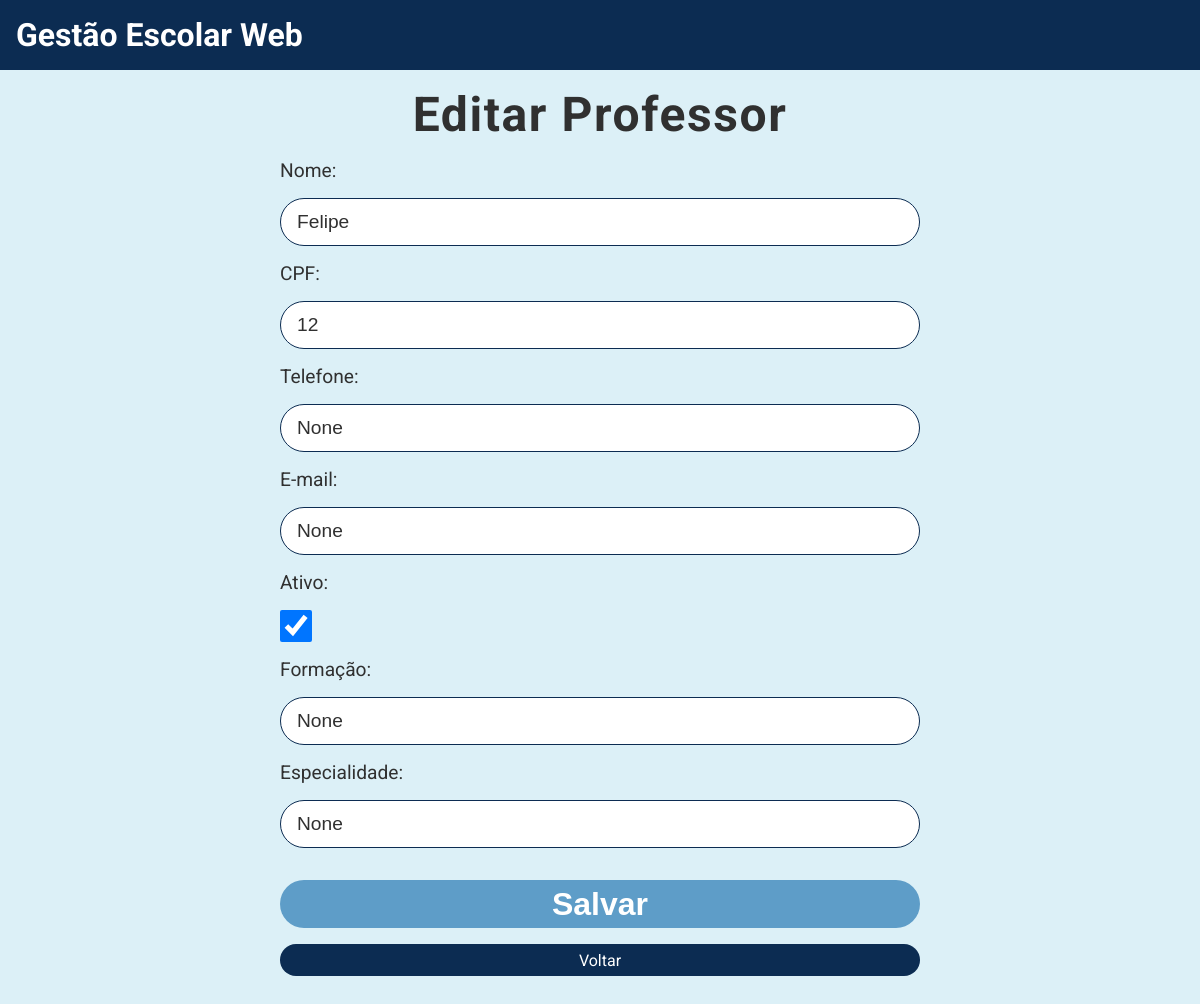
Page /editar/professor/6 on the earlier database version.
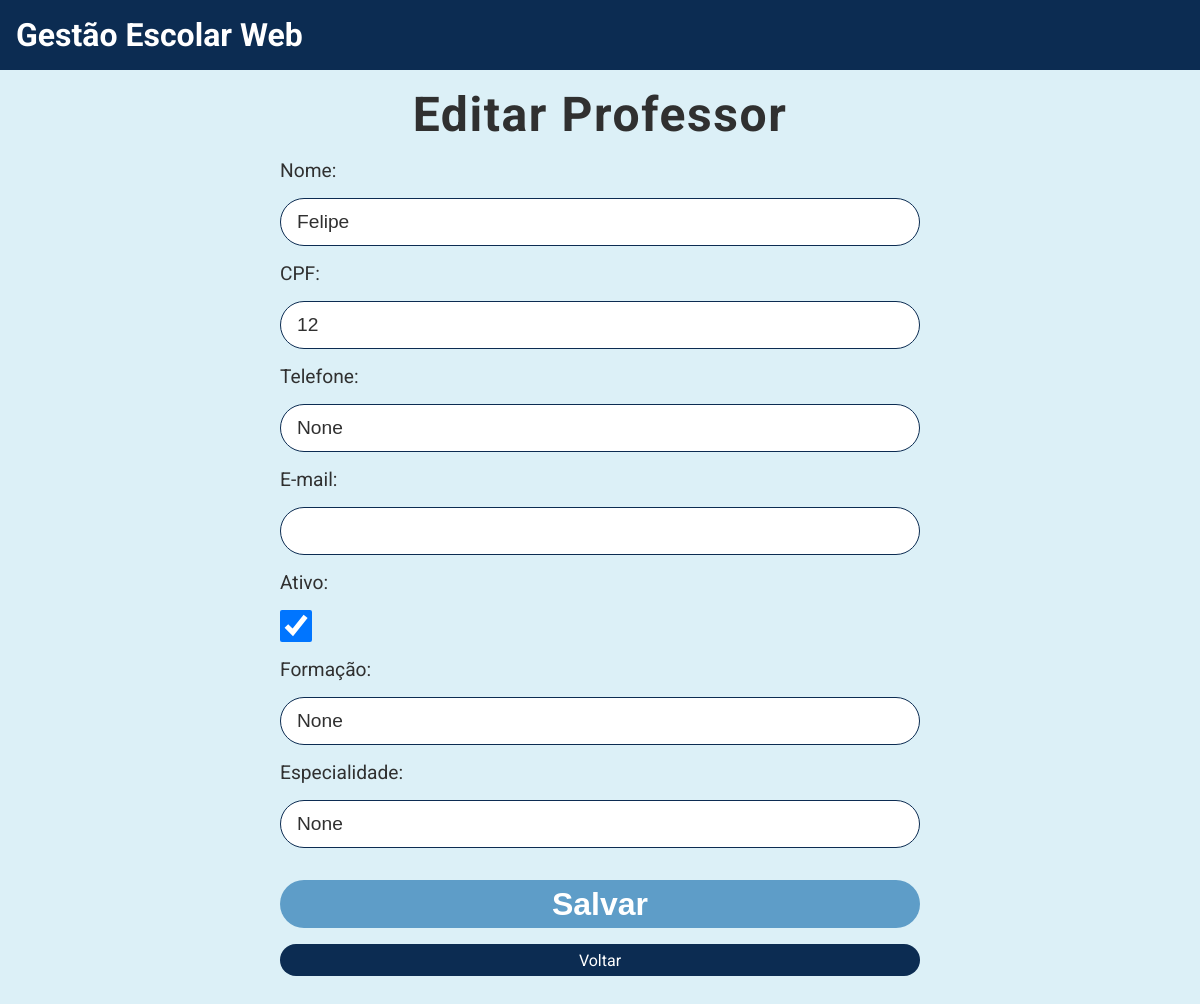
Same page on the later database version.
### tables this page shows
CREATE TABLE Professores (matricula INTEGER PRIMARY KEY AUTOINCREMENT, nome VARCHAR (255) NOT NULL, cpf CHAR (11) NOT NULL, telefone CHAR (11), email VARCHAR (255), ativo BOOLEAN DEFAULT (1), formacao VARCHAR (255), especialidade VARCHAR (255));

### main.py (the view, shortened to what this page needs)
@app.route("/editar/professor/<matricula>", methods=('GET', 'POST'))
def editar_professor(matricula):
    professor = Professor.listaProfessorMatricula(matricula = matricula)
    return render_template("editar_professor.html", professor=professor)

### professor.py (called while the page is built)
    @classmethod
    def listaProfessorMatricula(cls, matricula):
        conexao = sqlite3.connect("gestao_escolar.db")
        cursor = conexao.cursor()
        sql = f"""
            SELECT * FROM Professores WHERE matricula = '{matricula}'
        """
        cursor.execute(sql)
        listaProfessor = cursor.fetchone()
        conexao.close()
        return listaProfessor

### templates/editar_professor.html
{% extends "base.html" %} {% block conteudo %}
<div class="conteudo-principal">
    <h2>Editar Professor</h2>
    <div class="conteudo-formulario">
        <form method="post">
            <div class="campos-formulario">
                <label for="nome_professor">Nome:</label>
                <input
                    type="text"
                    id="nome_professor"
                    name="nome_professor"
                    value="{{ professor[1] }}"
                    required
                />
            </div>
            <div class="campos-formulario">
                <label for="cpf_professor">CPF:</label>
                <input
                    type="text"
                    id="cpf_professor"
                    name="cpf_professor"
                    value="{{ professor[2] }}"
                    required
                />
            </div>
            <div class="campos-formulario">
                <label for="telefone_professor">Telefone:</label>
                <input
                    type="text"
                    id="telefone_professor"
                    name="telefone_professor"
                    value="{{ professor[3] }}"
                />
            </div>
            <div class="campos-formulario">
                <label for="email_professor">E-mail:</label>
                <input
                    type="email"
                    id="email_professor"
                    name="email_professor"
                    value="{{ professor[4] }}"
                />
            </div>
            <div class="checkbox">
                <label for="ativo_professor">Ativo:</label>
                {% if professor[5] == 1 %}
                <input
                    type="checkbox"
                    id="ativo_professor"
                    name="ativo_professor"
                    checked
                />
                {% else %}
                <input
                    type="checkbox"
                    id="ativo_professor"
                    name="ativo_professor"
                />
                {% endif %}
            </div>
            <div class="campos-formulario">
                <label for="formacao_professor">Formação:</label>
                <input
                    type="text"
                    id="formacao_professor"
                    name="formacao_professor"
                    value="{{ professor[6] }}"
                />
            </div>
            <div class="campos-formulario">
                <label for="especialidade_professor">Especialidade:</label>
                <input
                    type="text"
                    id="especialidade_professor"
                    name="especialidade_professor"
                    value="{{ professor[7] }}"
                />
            </div>
            <button type="submit">Salvar</button>
        </form>
        <a href="/listar/professores" class="botao-primario">Voltar</a>
    </div>
</div>
{% endblock %}

Differences in the rows shown:
changed Professores "Felipe": email_professor "None" → (not shown)
